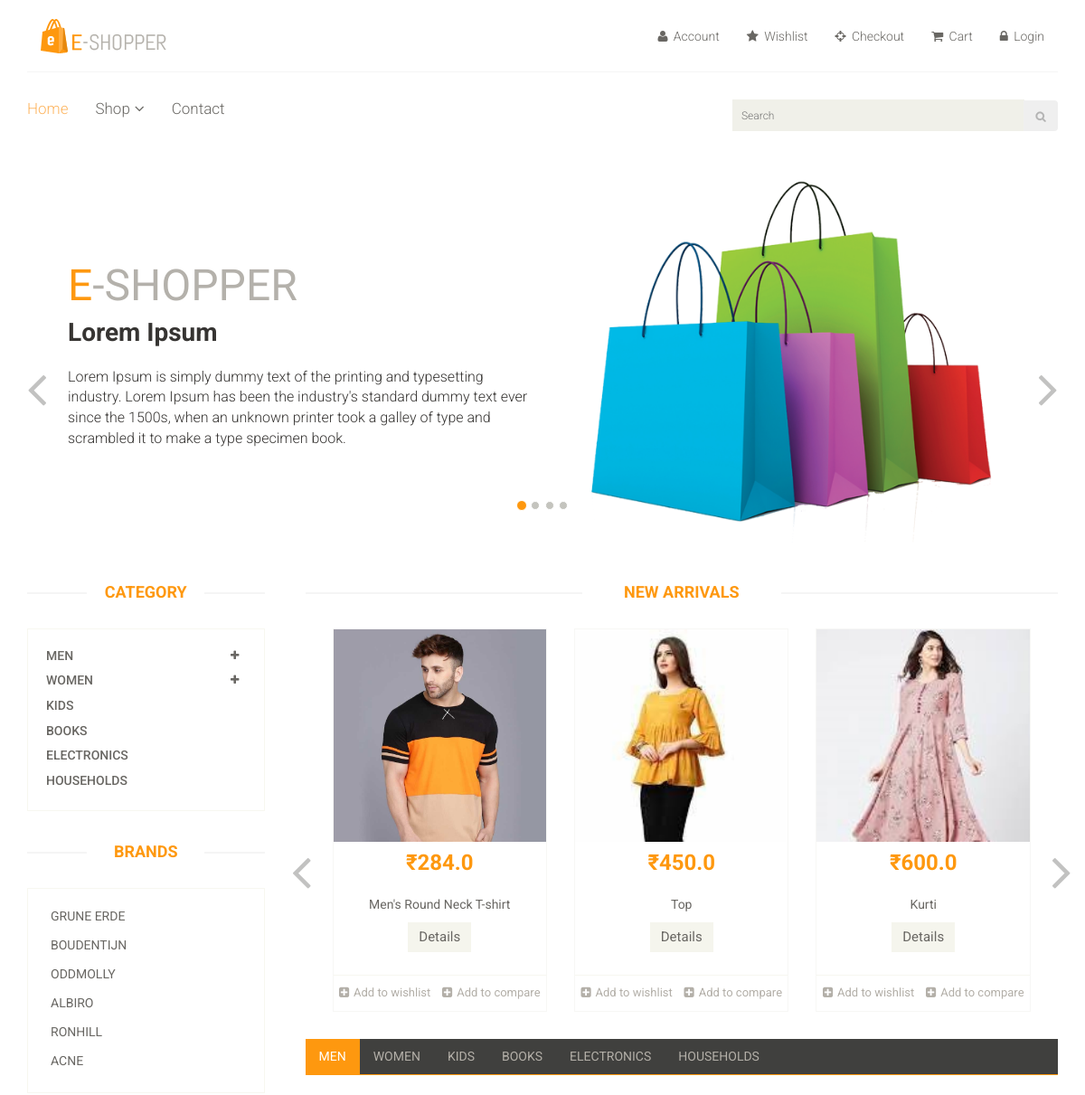
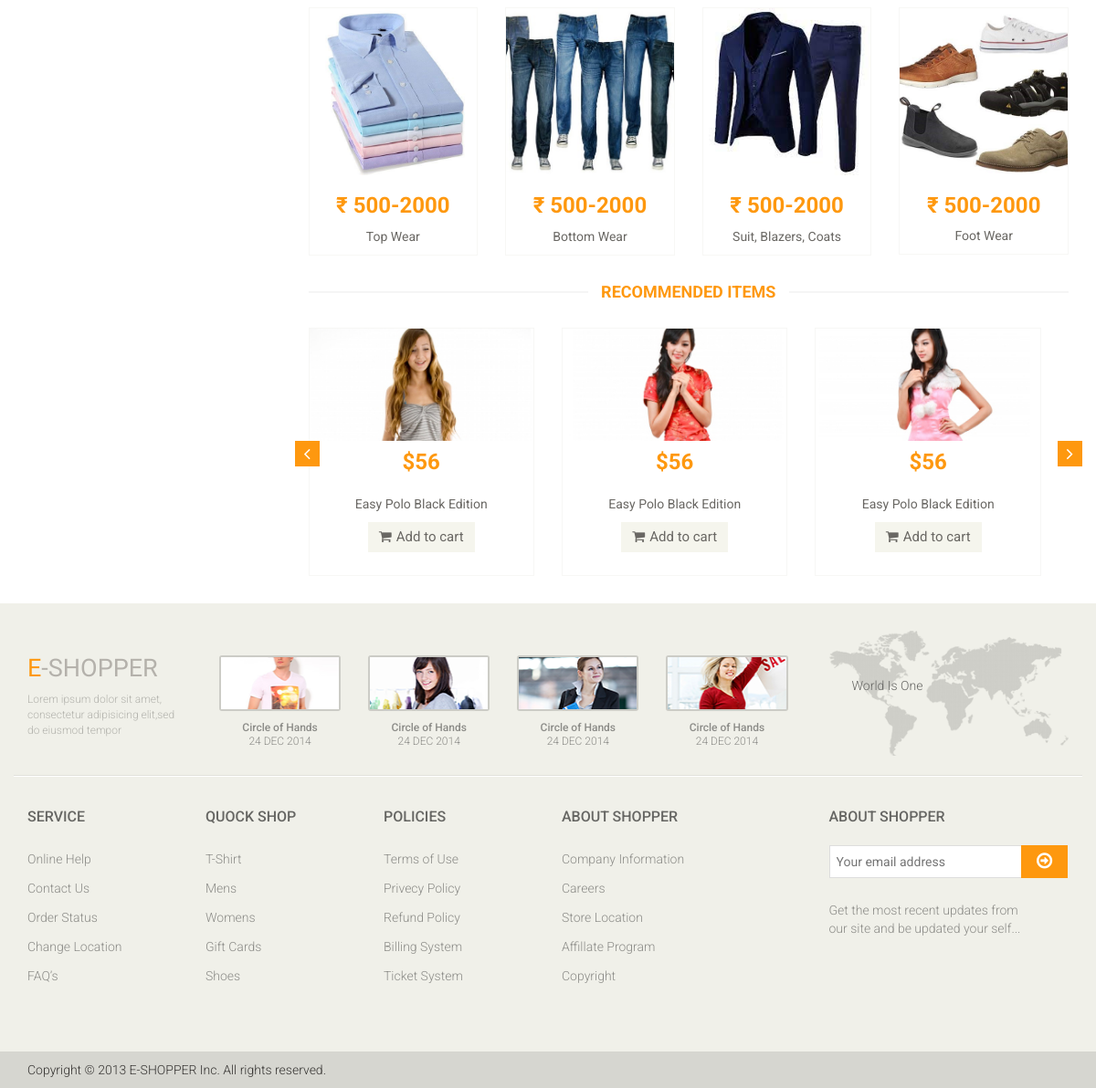
The page / on the database its author committed (2 pictures, top to bottom).
### apps/products/models.py (models this page shows, shortened)
class CarouselImage(models.Model):
    title = models.CharField(max_length=50, blank=True, null=True)
    desc = models.TextField(blank=True, null=True)
    image = models.ImageField(upload_to='products/carousel_img', blank=True, null=True)

class Category(models.Model):
    category = models.CharField(max_length=100, unique=True, blank=True, null=True)
    class Meta:
        verbose_name_plural = 'categories'

class Brand(models.Model):
    brand = models.CharField(max_length=100, unique=True)
    enable = models.BooleanField(default=True)
    def __str__(self):
        return self.brand

class Product(models.Model):
    prod_id = models.CharField(max_length=10, unique=True, blank=True, null=True)
    title = models.CharField(max_length=100)
    s_desc = models.CharField(max_length=100, null=True, blank=True)
    l_desc = models.TextField(null=True, blank=True)
    main_image = models.ImageField(upload_to='products/', null=True, blank=True)
    category = models.ForeignKey(Category, on_delete= models.CASCADE, blank=True, null=True)
    sub_category = models.ForeignKey(SubCategory, on_delete= models.CASCADE, blank=True, null=True)
    brand = models.ForeignKey(Brand, on_delete= models.CASCADE, blank=True, null=True)
    colours = models.CharField(max_length=50, blank=True, null=True)
    mrp = models.FloatField(null=True, blank=True)
    sell_price =models.FloatField(null=True, blank=True)
    released_on = models.DateTimeField(auto_now_add= True)
    updated_on = models.DateTimeField(auto_now=True)
    slug = models.SlugField(null=True, blank=True)
    enable = models.BooleanField(default=True)
    stock = models.BooleanField(default=True)
    class Meta:
        verbose_name_plural = 'Products'

class SubCategory(models.Model):
    category = models.ForeignKey(Category, on_delete = models.CASCADE, blank=True, null=True)
    sub_category = models.CharField(max_length=100, blank=True, null=True)
    sub_cat_image = models.ImageField(upload_to='products/sub-category-image', blank=True, null=True)
    class Meta:
        verbose_name_plural = 'sub categories'

### apps/products/views.py (the view)
# urls.py: path('', views.index, name='index'),
def index(request, *args, **kwargs):
    carouselimgs = CarouselImage.objects.all().order_by('-id')
    categories = Sidebar.categories
    brands = Sidebar.brands
    new_products = Product.objects.all().order_by('-id')
    def prodlist():
        new_list = []
        new_final = []
        for prod in new_products:
            new_list.append(prod)
            if len(new_list) == 3: # 3 items in each slider
                new_final.append(new_list)
                new_list=[]
        return new_final
    featureItems = FeatureItem.objects.all().order_by('-id')
    context={'carouselimgs':carouselimgs,'featureItems':featureItems, 'categories':categories, 'brands':brands, 'new_products':new_products,'prodlist':prodlist()}
    return render(request, 'products/index.html', context)

### templates/products/index.html (shortened to what this page needs)
{% extends 'base/base.html' %}
{% load static %}
{% load numslides %}
	{% block content %}
	<section id="slider">
		<div class="container">
			<div class="row">
				<div class="col-sm-12">
					<div id="slider-carousel" class="carousel slide" data-ride="carousel">
						<ol class="carousel-indicators">
							{% for carouselimg in carouselimgs %}
							<li data-target="#slider-carousel" data-slide-to="{{forloop.counter0}}" class="{% if forloop.counter == 1 %}active{% endif %}"></li>
							{% endfor %}
						</ol>
						<div class="carousel-inner">
							{% for carouselimg in carouselimgs %}
							<div class="item {% if forloop.counter == 1 %}active{% endif %}">
								<div class="col-sm-6 {% if forloop.counter == 2 %}pull-right{% endif %}">
									<h1><span>E</span>-SHOPPER</h1>
									<h2>{{carouselimg.title}}</h2>
									<p>{{carouselimg.desc}}</p>
								</div>
								<div class="col-sm-6">
									<img src="{{carouselimg.image.url}}" class="img-responsive" alt="" />
								</div>
							</div>
							{% endfor %}
						</div>
						<a href="#slider-carousel" class="left control-carousel hidden-xs" data-slide="prev">
							<i class="fa fa-angle-left"></i>
						</a>
						<a href="#slider-carousel" class="right control-carousel hidden-xs" data-slide="next">
							<i class="fa fa-angle-right"></i>
						</a>
					</div>
				</div>
			</div>
		</div>
	</section>
	<section>
		<div class="container">
			<div class="row">
				{% include 'common/sidebar.html' %}
				<div class="col-sm-9 padding-right">
					<div class="recommended_items">
						<h2 class="title text-center">New Arrivals</h2>
						<div id="slider-carousel-prod" class="carousel slide" data-ride="carousel">
							<div class="carousel-inner">
								{% for prod in prodlist %}
								<div class="item {% if forloop.counter == 1 %}active{% endif %}">
									{% for product in prod %}
									{% if product.enable %}
									{% if product.stock %}
									<div class="col-xs-4 col-md-4 col-sm-4 ">
										<div class="product-image-wrapper">
											<div class="single-products">
												<div class="productinfo text-center">
													<img src="{{product.main_image.url}}" alt="" />
													<h2>₹{{product.sell_price}}</h2>
													<p>{{product.title}}</p>
													<a href="{% url 'home:productDetails' product.slug product.prod_id %}" class="btn btn-default add-to-cart">Details</a>
												</div>
												<div class="product-overlay">
													<div class="overlay-content">
													</div>
												</div>
											</div>
											<div class="choose">
												<ul class="nav nav-pills nav-justified">
													<li><a href="#"><i class="fa fa-plus-square"></i>Add to wishlist</a></li>
													<li><a href="#"><i class="fa fa-plus-square"></i>Add to compare</a></li>
												</ul>
											</div>
										</div>
									</div>
									{% endif %}
									{% endif %}
									{% endfor %}
								</div>
								{% endfor %}
							</div>
							<a href="#slider-carousel-prod" class="left control-carousel " data-slide="prev">
								<i class="fa fa-angle-left"></i>
							</a>
							<a href="#slider-carousel-prod" class="right control-carousel " data-slide="next">
								<i class="fa fa-angle-right"></i>
							</a>
						</div>
					</div>
					<div class="category-tab">
						<div class="col-sm-12">
							<ul class="nav nav-tabs">
								{% for product in categories %}
								<li class="{% if forloop.counter == 1 %}active{% endif %}"><a href="#{{product.category}}" data-toggle="tab">{{product.category}}</a></li>
								{% endfor %}
							</ul>
						</div>
						<div class="tab-content">
							{% for product in categories %}
							<div class="tab-pane fade {% if forloop.counter == 1 %}active in{% endif %}" id="{{product.category}}" >
								{% for item in product.subcategory_set.all|slice:":4" %}
								<div class="col-sm-3">
									<div class="product-image-wrapper">
										<a href="{% url 'home:shop' item.id %}">
											<div class="single-products">
												<div class="productinfo text-center">
													<img src="{{item.sub_cat_image.url}}" alt="" />
													<h2>₹ 500-2000</h2>
													<p>{{item.sub_category}}</p>
												</div>
											</div>
										</a>
									</div>
								</div>
								{% endfor %}
							</div>
							{% endfor %}
						</div>
					</div>
					<div class="recommended_items">
						<h2 class="title text-center">recommended items</h2>
						<div id="recommended-item-carousel" class="carousel slide" data-ride="carousel">
							<div class="carousel-inner">
								<div class="item active">
									<div class="col-sm-4">
										<div class="product-image-wrapper">
											<div class="single-products">
												<div class="productinfo text-center">
													<img src="images/home/recommend1.jpg" alt="" />
													<h2>$56</h2>
													<p>Easy Polo Black Edition</p>
													<a href="#" class="btn btn-default add-to-cart"><i class="fa fa-shopping-cart"></i>Add to cart</a>
												</div>
											</div>
										</div>
									</div>
									<div class="col-sm-4">
										<div class="product-image-wrapper">
											<div class="single-products">
												<div class="productinfo text-center">
													<img src="images/home/recommend2.jpg" alt="" />
													<h2>$56</h2>
													<p>Easy Polo Black Edition</p>
													<a href="#" class="btn btn-default add-to-cart"><i class="fa fa-shopping-cart"></i>Add to cart</a>
												</div>
											</div>
										</div>
									</div>
									<div class="col-sm-4">
										<div class="product-image-wrapper">
											<div class="single-products">
												<div class="productinfo text-center">
													<img src="images/home/recommend3.jpg" alt="" />
													<h2>$56</h2>
													<p>Easy Polo Black Edition</p>
													<a href="#" class="btn btn-default add-to-cart"><i class="fa fa-shopping-cart"></i>Add to cart</a>
												</div>
											</div>
										</div>
									</div>
								</div>
							</div>
							 <a class="left recommended-item-control" href="#recommended-item-carousel" data-slide="prev">
								<i class="fa fa-angle-left"></i>
							  </a>
							  <a class="right recommended-item-control" href="#recommended-item-carousel" data-slide="next">
								<i class="fa fa-angle-right"></i>
							  </a>
						</div>
					</div>
				</div>
			</div>
		</div>
	</section>
	{% endblock %}

### templates/common/sidebar.html (shortened to what this page needs)
<div class="col-sm-3">
    <div class="left-sidebar">
        <h2>Category</h2>
        <div class="panel-group category-products" id="accordian">
            <div class="panel panel-default">
                {% for category in categories %}
                <div class="panel-heading">
                    <h4 class="panel-title">
                        <a data-toggle="collapse" data-parent="#accordian" href="#{{category.id}}">
                            {% if category.subcategory_set.all %}
                            <span class="badge pull-right"><i class="fa fa-plus"></i></span>
                            {% endif %}
                            {{category.category}}
                        </a>
                    </h4>
                </div>
                {% endfor %}
            </div>
        </div>
        <div class="brands_products">
            <h2>Brands</h2>
            <div class="brands-name">
                <ul class="nav nav-pills nav-stacked">
                    {% for brand in brands %}
                    <li><a href="#"> {{brand}}</a></li>
                    {% endfor %}
                </ul>
            </div>
        </div>
    </div>
</div>

### rows shown on the page
CarouselImage: title "Lorem Ipsum", desc "Lorem Ipsum is simply dummy text of the printing and typesetting industry. Lorem Ipsum has been the industry's standard dummy text ever since the 1500s, when an unknown printer took a galley of type and scrambled it to make a type specimen book.", image (picture)
Category: category "MEN"
Category: category "WOMEN"
Category: category "KIDS"
Category: category "BOOKS"
Category: category "ELECTRONICS"
Category: category "HOUSEHOLDS"
Brand: brand "GRUNE ERDE"
Brand: brand "BOUDENTIJN"
Brand: brand "ODDMOLLY"
Brand: brand "ALBIRO"
Brand: brand "RONHILL"
Brand: brand "ACNE"
Product: main_image (picture), sell_price "284.0", title "Men's Round Neck T-shirt"
Product: main_image (picture), sell_price "450.0", title "Top"
Product: main_image (picture), sell_price "600.0", title "Kurti"
SubCategory: sub_cat_image (picture), sub_category "Top Wear"
SubCategory: sub_cat_image (picture), sub_category "Bottom Wear"
SubCategory: sub_cat_image (picture), sub_category "Suit, Blazers, Coats"
SubCategory: sub_cat_image (picture), sub_category "Foot Wear"
